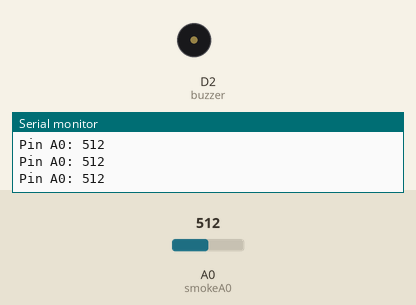
This sketch was run on a simulated ESP8266 (NodeMCU). Parts: buzzer (waves = sounding), the last lines printed to the serial monitor. The inputs (shaded band) are chosen by the test bench; at power-on: A0 (smokeA0) = 512. WiFi joins after 1.5 s; servers stay silent unless stated.

Above: at 2.8 s.
2.9 s: A0 (smokeA0) set to 628
4.4 s: A0 (smokeA0) set to 659
At 4.5 s:
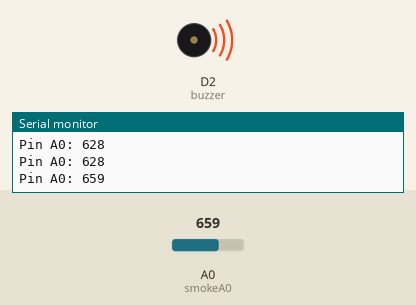
Timing chart, 0 to 13.4 s (numbered marks = the images above; inputs shaded):
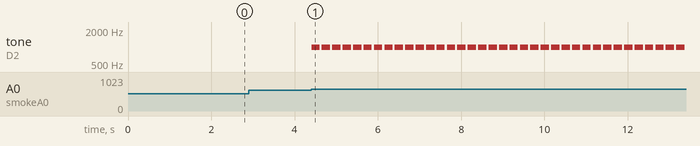

Measured:
- the behaviour switches between 645 and 646 on A0 (smokeA0) (found by bisection; images 0 and 1)
- after the input at 4.4 s, tone on D2 (buzzer): alternates 1000 Hz for 0.20 s and silent for 0.05 s, starting at once

The sketch:

sketch_oct10a_copy_20240412193545.ino
```cpp
#include <ESP8266WiFi.h>      // uncomment this line if you are using esp8266 and comment the line above
#include <Firebase_ESP_Client.h>

//Provide the token generation process info.
#include "addons/TokenHelper.h"
//Provide the RTDB payload printing info and other helper functions.
#include "addons/RTDBHelper.h"

// Insert your network credentials
#define WIFI_SSID "Pixel 7"
#define WIFI_PASSWORD "mnbvmnbv"

// Insert Firebase project API Key
#define API_KEY "AIzaSyAW2noYM1MCJ1pnJnZ6K9_6VW_rrSSee3k"       //API key or SECRET key

// Insert RTDB URLefine the RTDB URL */
#define DATABASE_URL "https://console.firebase.google.com/u/0/project/fire-base-alarm-b1cfa/database/fire-base-alarm-b1cfa-default-rtdb/data/~2F"   //url.firebasedatabase.app/

//Define Firebase Data object
FirebaseData fbdo;

FirebaseAuth auth;
FirebaseConfig config;

unsigned long sendDataPrevMillis = 0;
bool signupOK = false;


int buzzer = D2;
int smokeA0 = A0;

// Your threshold value. You might need to change it.
int sensorThres = 645;

void setup() {
 pinMode(buzzer, OUTPUT);
 pinMode(smokeA0, INPUT);
 Serial.begin(9600);

WiFi.begin(WIFI_SSID, WIFI_PASSWORD);
  Serial.print("Connecting to Wi-Fi");
  while (WiFi.status() != WL_CONNECTED){
    Serial.print(".");
    delay(300);
  }
  Serial.println();
  Serial.print("Connected with IP: ");
  Serial.println(WiFi.localIP());
  Serial.println();

  /* Assign the api key (required) */
  config.api_key = API_KEY;

  /* Assign the RTDB URL (required) */
  config.database_url = DATABASE_URL;

  /* Sign up */
 if (Firebase.signUp(&config, &auth, "", "")){
    Serial.println("ok");
    signupOK = true;
  }
  else{
    Serial.printf("%s\n", config.signer.signupError.message.c_str());
  }

  /* Assign the callback function for the long running token generation task */
  config.token_status_callback = tokenStatusCallback;  //see addons/TokenHelper.h

  Firebase.begin(&config, &auth);
  Firebase.reconnectWiFi(true);
  Firebase.RTDB.setInt(&fbdo, "fire", 0);
}


void loop() {
 int analogSensor = analogRead(smokeA0);

 Serial.print("Pin A0: ");
 Serial.println(analogSensor);

 if (Firebase.ready() && signupOK && (millis() - sendDataPrevMillis > 10 || sendDataPrevMillis == 0)){
    sendDataPrevMillis = millis();
  }


 // Checks if it has reached the threshold value
 if (analogSensor > sensorThres)
 {
   tone(buzzer, 1000, 200);
   Firebase.RTDB.setInt(&fbdo, "fire", 1);
 }
 else
 {
   noTone(buzzer);
   Firebase.RTDB.setInt(&fbdo, "fire", 0);
 }
 delay(100);
}
```
